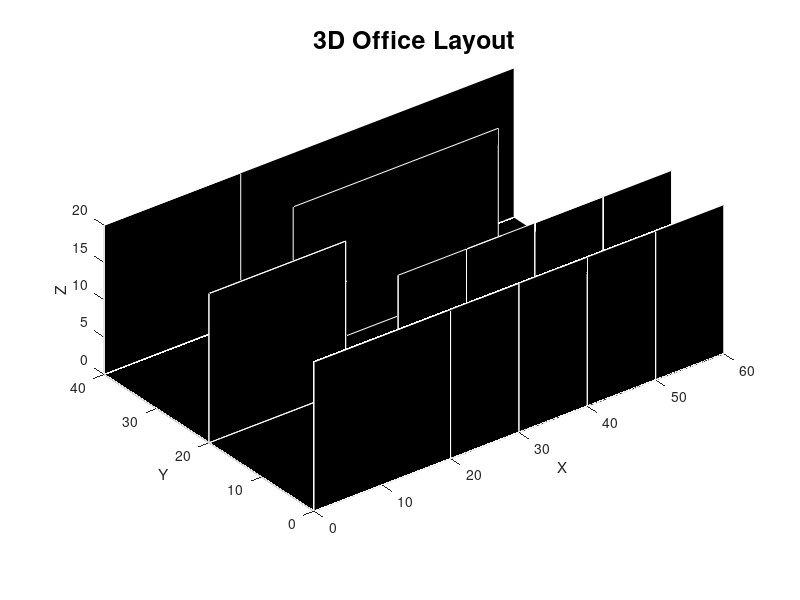

The MATLAB source for this figure:



function [surfaces, envWidth, envHeight, envDepth] = setupOfficeEnvironment()
    % Define the environment's dimensions
    envWidth = 60;  % Total width (X-axis)
    envHeight = 20; % Height (Z-axis)
    envDepth = 40;  % Total depth (Y-axis)

    % Initialize figure for 3D plotting
    figure;
    hold on;
    axis equal;
    xlabel('X'); ylabel('Y'); zlabel('Z');
    xlim([0 envWidth]); ylim([0 envDepth]); zlim([0 envHeight]);

    % Create outer walls (bounding box)
    surfaces = {};
    surfaces{end+1} = createWall([0 0 0], [envWidth 0 envHeight]); % Back wall
    surfaces{end+1} = createWall([0 envDepth 0], [envWidth envDepth envHeight]); % Front wall
    surfaces{end+1} = createWall([0 0 0], [0 envDepth envHeight]); % Left wall
    % Right wall left open for viewing
    surfaces{end+1} = createWall([0 0 envHeight], [envWidth 0 envHeight]); % Ceiling
    surfaces{end+1} = createFloor([0 0 0], [envWidth envDepth 0]); % Floor

    % Add inner partitions for rooms
    % Room definitions (x_start, y_start, width, depth, height)
    surfaces = addRoom(surfaces, [0, 0, 20, 20, envHeight]); % Office 1
    surfaces = addRoom(surfaces, [20, 0, 10, 10, envHeight]); % Office 2
    surfaces = addRoom(surfaces, [30, 0, 10, 10, envHeight]); % Office 3
    surfaces = addRoom(surfaces, [40, 0, 10, 10, envHeight]); % Office 4
    surfaces = addRoom(surfaces, [50, 0, 10, 10, envHeight]); % Office 5
    surfaces = addRoom(surfaces, [20, 10, 30, 20, envHeight]); % Break Room
    surfaces = addRoom(surfaces, [0, 20, 20, 20, envHeight]); % Kitchen

    % Plot walls and partitions for visualization
    plotSurfaces(surfaces);

    % Set viewing angle and labels
    view(3); % Set 3D view
    title('3D Office Layout', 'FontSize', 18);
    hold off;
end

function surfaces = addRoom(surfaces, roomDims)
    % Add walls for a room
    x_start = roomDims(1);
    y_start = roomDims(2);
    width = roomDims(3);
    depth = roomDims(4);
    height = roomDims(5);

    % Add back wall
    surfaces{end+1} = createWall([x_start, y_start, 0], [x_start + width, y_start, height]);

    % Add front wall
    surfaces{end+1} = createWall([x_start, y_start + depth, 0], [x_start + width, y_start + depth, height]);

    % Add left wall
    surfaces{end+1} = createWall([x_start, y_start, 0], [x_start, y_start + depth, height]);

    % Add right wall
    surfaces{end+1} = createWall([x_start + width, y_start, 0], [x_start + width, y_start + depth, height]);
end

function vertices = createWall(startCorner, endCorner)
    % Create a rectangular wall between two corners
    vertices = [
        startCorner;
        endCorner(1), startCorner(2), startCorner(3);
        endCorner;
        startCorner(1), endCorner(2), endCorner(3)
    ];
end

function vertices = createFloor(startCorner, endCorner)
    % Create a rectangular floor
    vertices = [
        startCorner;
        endCorner(1), startCorner(2), startCorner(3);
        endCorner;
        startCorner(1), endCorner(2), endCorner(3)
    ];
end

function plotSurfaces(surfaces)
    % Plot all surfaces in the environment
    for i = 1:length(surfaces)
        % fill3(surfaces{i}(:, 1), surfaces{i}(:, 2), surfaces{i}(:, 3), [0, 0, 0]); % Light gray walls 0.9,0.9,0.9
        fill3(surfaces{i}(:, 1), surfaces{i}(:, 2), surfaces{i}(:, 3), [0, 0, 0], 'EdgeColor', 'w'); % White edges

    end
    % Add lighting
    % camlight('headlight');
    % lighting phong;
end







